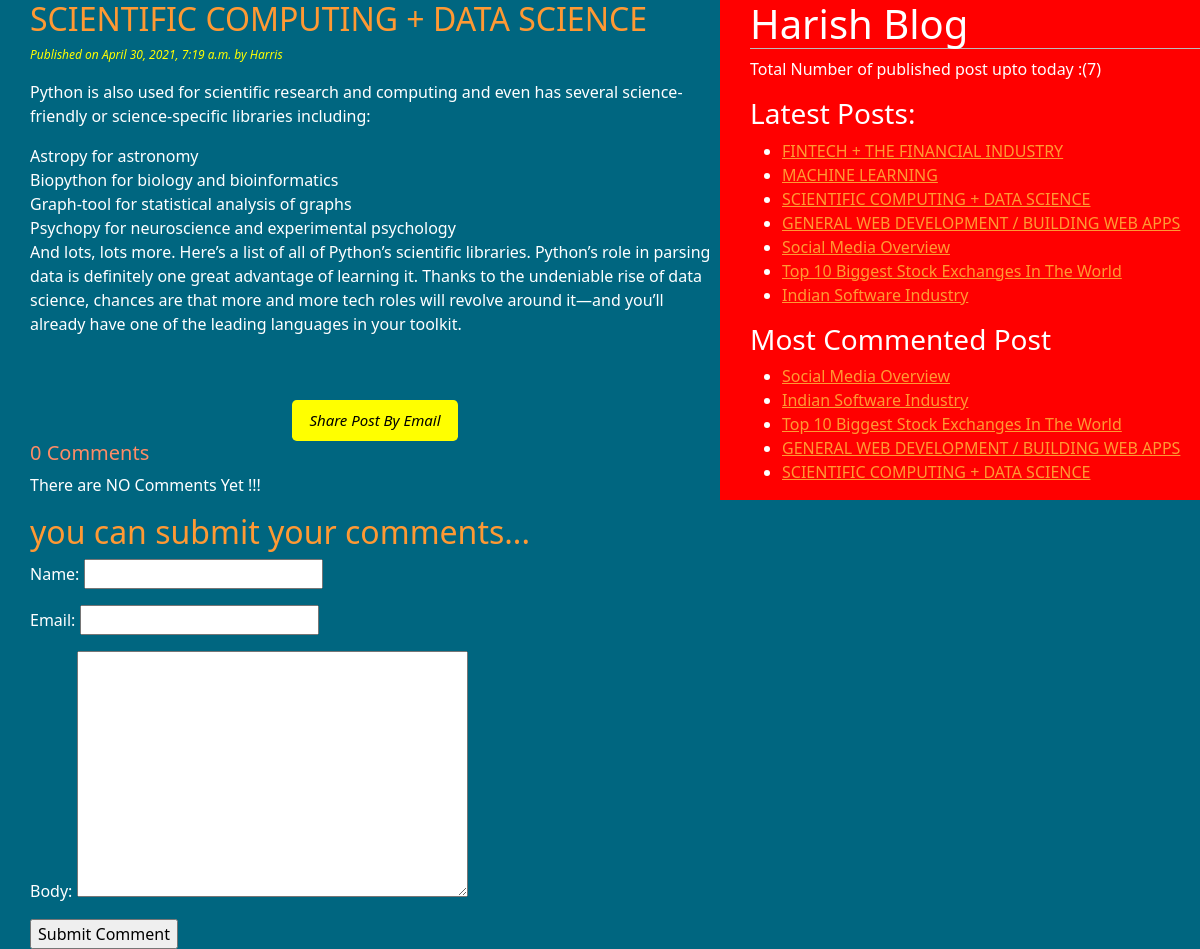
The app's page /30/04/2021/scientific-computing-data-science/ with its own data.
### blogapp/models.py (models this page shows, shortened)
class Post(models.Model):
    STATUS_CHOICES = (('draft','Draft'),('published','Published'))
    title = models.CharField(max_length = 250)
    slug = models.SlugField(max_length = 250,unique_for_date = 'publish')
    author = models.ForeignKey(User,related_name ='blog_posts',on_delete =models.CASCADE)
    body = models.TextField()
    publish = models.DateTimeField(default = timezone.now)
    created = models.DateTimeField(auto_now_add = True)
    updated = models.DateTimeField(auto_now = True)
    status = models.CharField(max_length = 10,choices = STATUS_CHOICES,default='draft')
    objects = CustomManager()
    tags = TaggableManager()
    class Meta:
        ordering = ('-publish',)
    def get_absolute_url(self):
        return reverse('post_detail',args=[self.publish.strftime('%d'),self.publish.strftime('%m'),self.publish.year,self.slug])

### blogapp/views.py (the view)
# urls.py: path('<int:day>/<int:month>/<int:year>/<slug:post>/',views.post_detail_view,name = 'post_detail'),
def post_detail_view(request,year,month,day,post):
    post = get_object_or_404(Post,slug=post,
                            status='published',
                            publish__year=year,
                            publish__month=month,
                            publish__day = day)
    comments=post.comments.filter(active=True)
    csubmit=False
    if request.method=='POST':
        form=CommentForm(request.POST)
        if form.is_valid():
            new_comment=form.save(commit=False)
            new_comment.post=post
            new_comment.save()
            csubmit=True
    else:
        form=CommentForm()
    return render(request,'testapp/post_detail.html',{'post':post,'form':form,'csubmit':csubmit,'comments':comments})

### blogapp/forms.py
class CommentForm(forms.ModelForm):
    class Meta:
        model = Comment
        fields = ('name','email','body')

### blogapp/models.py (called while the page is built)
    def get_queryset(self):
        return super().get_queryset().filter(status='published')

### blogapp/templatetags/blog_tags.py (called while the page is built)
@register.simple_tag(name= 'my_tag')
def total_posts():
    return Post.objects.count()

@register.inclusion_tag('testapp/latest_post123.html')
def show_latest_post(count=3): #default count value is 3
    latest_post = Post.objects.order_by('-publish')[:count]
    return {'latest_post':latest_post}

@register.simple_tag
def get_most_commented_posts(count=5):
    return Post.objects.annotate(total_comments=Count('comments')).order_by('-total_comments')[:count]

### templates/testapp/post_detail.html (shortened to what this page needs)
<!DOCTYPE html>
{%extends 'testapp/base.html'%}
  {%block content%}
     <h2>{{post.title}}</h2>
    <p id = 'date'> Published on {{post.publish}} by {{post.author|title}}</p>
    {{post.body|linebreaks}}<br><br>
    <div class="container" align = 'center'>
      <a href="/{{post.id}}/share" class="btn btn-lg btn- success" >Share Post By Email</a>
     </div>
       {% with comments.count as comments_count %}
       <h5>{{comments_count}} Comment{{comments_count|pluralize}}</h5>
       {% endwith%}
              {%if comments %}
              {%for comment in comments %}
              <p id='ch'> comment {{forloop.counter}} by {{comment.name}} on  {{comment.created}}</p>
               <div class="cb">{{comment.body|linebreaks}}</div>
      {%endfor%}
      <hr>
      {%else%}
        <p>There are NO Comments Yet !!!</p>
      {%endif%}
      {%if csubmit %}
       <h2>Your Comment Added Succefully</h2>
      {%else%}
      <h2>you can submit your comments...</h2>
     <form method="post">
        {{form.as_p}}
       <input type="submit" name="" value="Submit Comment">
     </form>
  {%endif%}
  {%endblock%}

### templates/testapp/base.html (shortened to what this page needs)
<!DOCTYPE html>
{%load blog_tags%}
{%load static%}
<html lang="en" dir="ltr">
  <head>
    <link href="https://cdn.jsdelivr.net/npm/bootstrap@5.0.0-beta3/dist/css/bootstrap.min.css" rel="stylesheet"
>
    <link rel="stylesheet" href="{% static "css/blog1.css" %}">
  </head>
  <body>
    <div class="content">
      {%block content%}{%endblock%}
   </div>
    <div class="sidebar">
        <h1>Harish Blog</h1>
        <p>Total Number of published post upto today :({%my_tag%})</p>
        <h3>Latest Posts:</h3>{%show_latest_post 100%}
        <h3>Most Commented Post</h3>
        {% get_most_commented_posts as most_commented_posts%}
        <ul>
          {%for post in most_commented_posts%}
          <li><a href="{{post.get_absolute_url}}"> {{post.title}}</a></li>
          {%endfor%}
        </ul>
      </div>
  </body>
</html>

### templates/testapp/latest_post123.html
<ul>
  {%for post in latest_post%}
  <li><a href="{{post.get_absolute_url}}"> {{post.title}}</a></li>
  {%endfor%}
</ul>

### static/css/blog1.css (style rules this page uses)
.content { float:left; width:60%; padding:0 0 0 30px; background: #006680; height: 100%; }
.sidebar { float:right; width:40%; padding:0 0 0 30px; background: #ff0000; height: 100%; }
h1 { border-bottom: 1px solid #bbb; padding-bottom: : 20px; }
h2 { color: #ff9933; }
h5 { color: #ff8c66; }
#date { color:yellow; font-size:12px; font-style: italic; }
body { background: #006680; color:white; }
a { color:#ff9933; }
.btn { font-style: italic; background-color: yellow; color: black; text-align: center; font-size: 15px; }

### records on screen
Post: publish "April 30, 2021, 7:19 a.m.", author "Harris", body "Python is also used for scientific research and computing and even has several science-friendly or science-specific libraries including: Astropy for astronomy Biopython for biology and bioinformatics Graph-tool for statistical analysis of graphs Psychopy for neuroscience and experimental psychology And lots, lots more. Here’s a list of all of Python’s scientific libraries. Python’s role in parsing data is definitely one great advantage of learning it. Thanks to the undeniable rise of data science, chances are that more and more tech roles will revolve around it—and you’ll already have one of the leading languages in your toolkit.", title "SCIENTIFIC COMPUTING + DATA SCIENCE"
Post: title "FINTECH + THE FINANCIAL INDUSTRY"
Post: title "MACHINE LEARNING"
Post: title "GENERAL WEB DEVELOPMENT / BUILDING WEB APPS"
Post: title "Social Media Overview"
Post: title "Top 10 Biggest Stock Exchanges In The World"
Post: title "Indian Software Industry"

### other values on screen
{{ comments_count }} "0"
